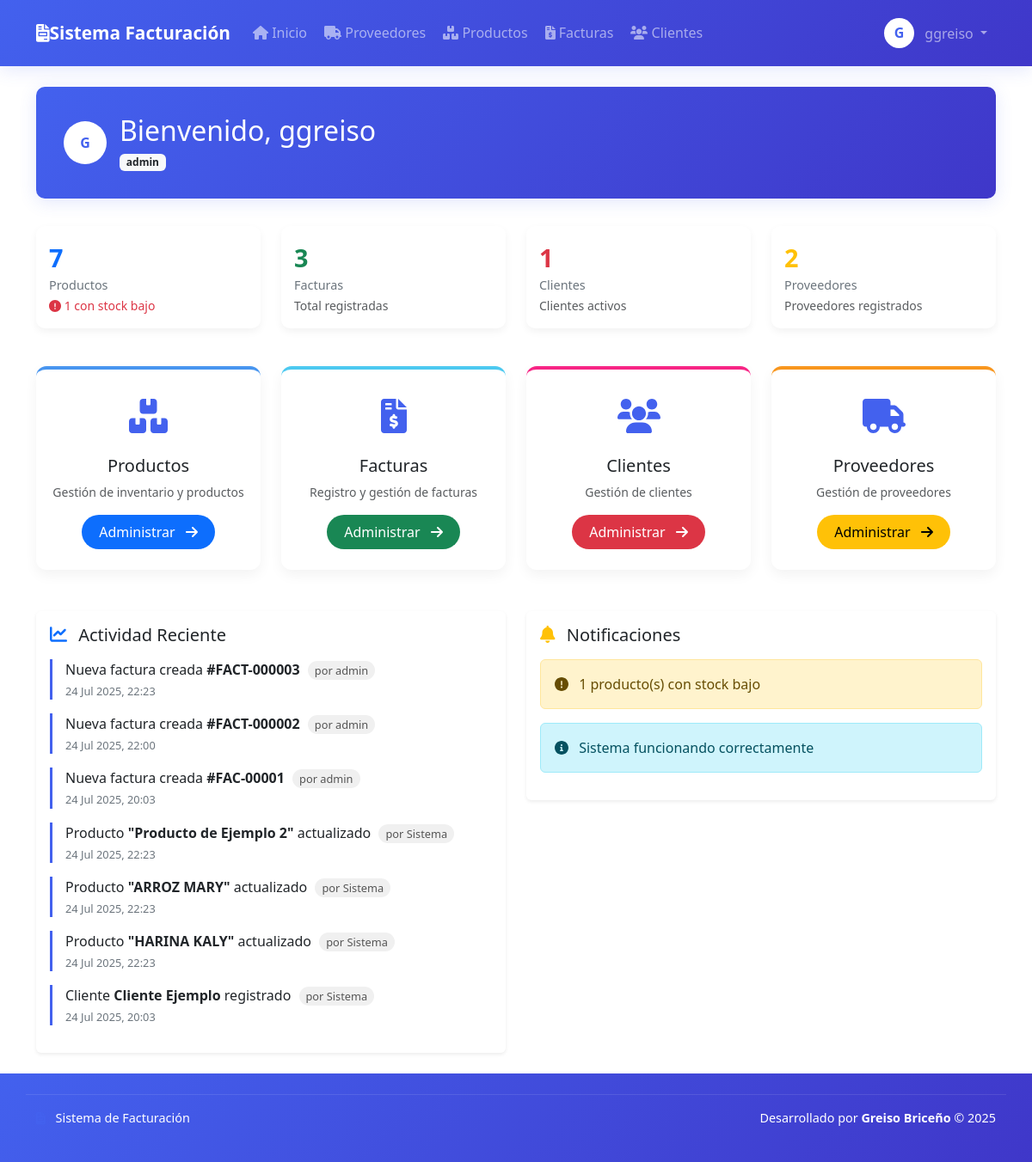
The app's page /dashboard.php (signed in), older data.
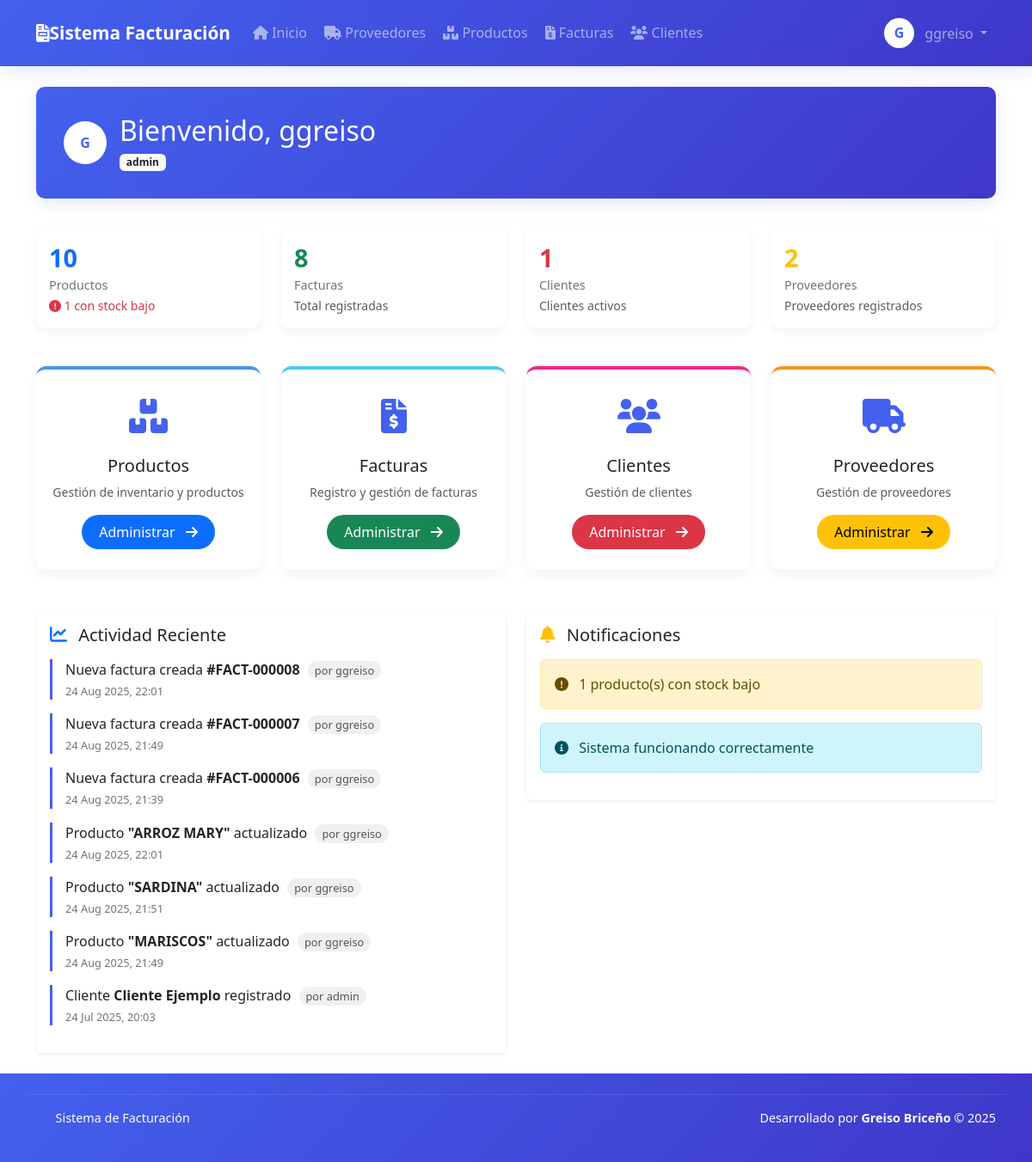
The same page, newer data.
### tables this page shows
CREATE TABLE `invoices` (
  `id` int(11) NOT NULL,
  `invoice_number` varchar(20) NOT NULL,
  `client_id` int(11) NOT NULL,
  `date` date NOT NULL,
  `subtotal` decimal(10,2) NOT NULL,
  `tax` decimal(10,2) NOT NULL,
  `total` decimal(10,2) NOT NULL,
  `user_id` int(11) NOT NULL,
  `updated_by` int(11) DEFAULT NULL,
  `action_type` enum('created','updated','deleted') DEFAULT 'created',
  `status` varchar(20) NOT NULL DEFAULT 'pending',
  `created_at` timestamp NOT NULL DEFAULT CURRENT_TIMESTAMP,
  `updated_at` timestamp NULL DEFAULT NULL ON UPDATE CURRENT_TIMESTAMP
);

CREATE TABLE `users` (
  `id` int(11) NOT NULL,
  `username` varchar(50) NOT NULL,
  `password` varchar(255) NOT NULL,
  `role` varchar(20) NOT NULL DEFAULT 'user',
  `created_at` timestamp NOT NULL DEFAULT CURRENT_TIMESTAMP
);

CREATE TABLE `products` (
  `id` int(11) NOT NULL,
  `code` varchar(50) NOT NULL,
  `description` text NOT NULL,
  `price` decimal(10,2) NOT NULL,
  `cost_price` decimal(10,2) DEFAULT NULL,
  `stock` decimal(10,3) NOT NULL DEFAULT '0.000',
  `stock_min` int(11) NOT NULL DEFAULT '5',
  `provider_id` int(11) DEFAULT NULL,
  `created_at` timestamp NOT NULL DEFAULT CURRENT_TIMESTAMP,
  `updated_at` timestamp NULL DEFAULT NULL ON UPDATE CURRENT_TIMESTAMP,
  `created_by` int(11) DEFAULT NULL,
  `updated_by` int(11) DEFAULT NULL,
  `action_type` enum('created','updated','deleted') DEFAULT 'created',
  `measure_unit` varchar(10) NOT NULL DEFAULT 'unidad',
  `min_stock` decimal(10,3) NOT NULL DEFAULT '5.000'
);

### dashboard.php (the view, shortened to what the changed rows need)
<?php
require_once __DIR__ . '/includes/config.php';
require_once __DIR__ . '/includes/header.php';
$stats = [
    'total_products' => 0,
    'total_invoices' => 0,
    'total_clients' => 0,
    'total_providers' => 0,
    'low_stock_products' => 0
];
$recent_invoices = [];
$recent_products = [];
$recent_clients = [];
if (!isset($conn) || $conn->connect_error) {
    $error_db = "Error de conexión a la base de datos";
} else {
    function executeQuery($conn, $sql) {
        $result = $conn->query($sql);
        return $result;
    }
    $queries = [
        'total_products' => "SELECT COUNT(*) as total FROM products",
        'total_invoices' => "SELECT COUNT(*) as total FROM invoices",
        'total_clients' => "SELECT COUNT(*) as total FROM clients",
        'total_providers' => "SELECT COUNT(*) as total FROM providers",
        'low_stock_products' => "SELECT COUNT(*) as total FROM products WHERE stock < stock_min"
    ];
    foreach ($queries as $key => $sql) {
        $result = executeQuery($conn, $sql);
        if ($result !== false) {
            $stats[$key] = $result->fetch_assoc()['total'];
        }
    }
    $check_invoices_audit = $conn->query("SHOW COLUMNS FROM invoices LIKE 'user_id'");
    $has_invoices_audit = ($check_invoices_audit->num_rows > 0);
    $check_products_audit = $conn->query("SHOW COLUMNS FROM products LIKE 'updated_by'");
    $has_products_audit = ($check_products_audit->num_rows > 0);
    $check_clients_audit = $conn->query("SHOW COLUMNS FROM clients LIKE 'created_by'");
    $has_clients_audit = ($check_clients_audit->num_rows > 0);
    if ($has_invoices_audit) {
        $invoice_query = "SELECT i.invoice_number, i.created_at, u.username as user_name
                         FROM invoices i
                         LEFT JOIN users u ON i.user_id = u.id
                         ORDER BY i.created_at DESC LIMIT 3";
    } else {
        $invoice_query = "SELECT invoice_number, created_at, 'Sistema' as user_name
                         FROM invoices
                         ORDER BY created_at DESC LIMIT 3";
    }
    if ($has_products_audit) {
        $product_query = "SELECT
                            p.description as name,
                            COALESCE(p.updated_at, p.created_at) as action_date,
                            COALESCE(u2.username, u1.username, 'Sistema') as user_name,
                            CASE
                                WHEN p.updated_at IS NOT NULL THEN 'updated'
                                ELSE 'created'
                            END as action_type
                         FROM products p
                         LEFT JOIN users u1 ON p.created_by = u1.id
                         LEFT JOIN users u2 ON p.updated_by = u2.id
                         ORDER BY action_date DESC LIMIT 3";
    }
    if ($has_clients_audit) {
        $client_query = "SELECT
                            c.name,
                            c.created_at,
                            COALESCE(u.username, 'Sistema') as user_name,
                            'created' as action_type
                         FROM clients c
                         LEFT JOIN users u ON c.created_by = u.id
                         ORDER BY c.created_at DESC LIMIT 3";
    }
    $recent_queries = [
        'invoices' => $invoice_query,
        'products' => $product_query,
        'clients' => $client_query
    ];
    foreach ($recent_queries as $key => $sql) {
        $result = executeQuery($conn, $sql);
    }
}
?>
<div class="dashboard-header animate__animated animate__fadeIn">
    <div class="welcome-section">
        <div>
            <h2 class="mb-1">Bienvenido, <?= htmlspecialchars($_SESSION['username']) ?></h2>
        </div>
    </div>
</div>
<div class="row mb-4 animate__animated animate__fadeIn animate__delay-1s">
    <div class="col-md-3">
        <div class="stats-card">
            <div class="stats-value text-primary"><?= $stats['total_products'] ?></div>
            <div class="stats-label">Productos</div>
            <?php if($stats['low_stock_products'] > 0): ?>
                <small class="text-danger"><i class="fas fa-exclamation-circle"></i> <?= $stats['low_stock_products'] ?> con stock bajo</small>
            <?php else: ?>
                <small class="text-success"><i class="fas fa-check-circle"></i> Stock OK</small>
            <?php endif; ?>
        </div>
    </div>
    <div class="col-md-3">
        <div class="stats-card">
            <div class="stats-value text-success"><?= $stats['total_invoices'] ?></div>
            <div class="stats-label">Facturas</div>
            <small class="text-muted">Total registradas</small>
        </div>
    </div>
</div>
<div class="row mt-4 animate__animated animate__fadeIn animate__delay-3s">
    <div class="col-md-6">
        <div class="card border-0 shadow-sm">
            <div class="card-body">
                <div class="mt-3">
                    <?php foreach($recent_invoices as $invoice): ?>
                        <div class="recent-activity-item">
                            <p class="mb-1">
                                Nueva factura creada <strong>#<?= htmlspecialchars($invoice['invoice_number']) ?></strong>
                                <span class="user-badge">por <?= htmlspecialchars($invoice['user_name']) ?></span>
                            </p>
                            <p class="recent-activity-time">
                                <?= date('d M Y, H:i', strtotime($invoice['created_at'])) ?>
                            </p>
                        </div>
                    <?php endforeach; ?>
                    <?php foreach($recent_products as $product):
                        $actionText = ($product['action_type'] == 'updated') ? 'actualizado' : 'agregado';
                    ?>
                        <div class="recent-activity-item">
                            <p class="mb-1">
                                Producto <strong>"<?= htmlspecialchars($product['name']) ?>"</strong> <?= $actionText ?>
                                <span class="user-badge">por <?= htmlspecialchars($product['user_name']) ?></span>
                            </p>
                            <p class="recent-activity-time">
                                <?= date('d M Y, H:i', strtotime($product['action_date'])) ?>
                            </p>
                        </div>
                    <?php endforeach; ?>
                    <?php foreach($recent_clients as $client):
                        $actionText = ($client['action_type'] == 'updated') ? 'actualizado' : 'registrado';
                    ?>
                        <div class="recent-activity-item">
                            <p class="mb-1">
                                Cliente <strong><?= htmlspecialchars($client['name']) ?></strong> <?= $actionText ?>
                                <span class="user-badge">por <?= htmlspecialchars($client['user_name']) ?></span>
                            </p>
                            <p class="recent-activity-time">
                                <?= date('d M Y, H:i', strtotime($client['created_at'])) ?>
                            </p>
                        </div>
                    <?php endforeach; ?>
                </div>
            </div>
        </div>
    </div>
</div>
<?php
require_once __DIR__ . '/includes/footer.php';
?>

Row changes from the older to the newer data that the page shows:
no longer on this page (row edited): invoices: invoice_number "FACT-000003", user.username "admin", created_at "24 Jul 2025, 22:23"
no longer on this page (row edited): invoices: invoice_number "FACT-000002", user.username "admin", created_at "24 Jul 2025, 22:00"
no longer on this page (row edited): invoices: invoice_number "FAC-00001", user.username "admin", created_at "24 Jul 2025, 20:03"
no longer on this page (row edited): products: description "Producto de Ejemplo 2", actionText "actualizado", user_name "Sistema", action_date "24 Jul 2025, 22:23"
no longer on this page (row edited): products: description "HARINA KALY", actionText "actualizado", user_name "Sistema", action_date "24 Jul 2025, 22:23"
added invoices: invoice_number "FACT-000008", user.username "ggreiso", created_at "24 Aug 2025, 22:01"
added invoices: invoice_number "FACT-000007", user.username "ggreiso", created_at "24 Aug 2025, 21:49"
added invoices: invoice_number "FACT-000006", user.username "ggreiso", created_at "24 Aug 2025, 21:39"
changed products "ARROZ MARY": user_name "Sistema" → "ggreiso"; action_date "24 Jul 2025, 22:23" → "24 Aug 2025, 22:01"
added products: description "SARDINA", actionText "actualizado", user_name "ggreiso", action_date "24 Aug 2025, 21:51"
added products: description "MARISCOS", actionText "actualizado", user_name "ggreiso", action_date "24 Aug 2025, 21:49"
Text that changed along with them:
$stats['total_products']: "7" → "10"
$stats['total_invoices']: "3" → "8"
new list line: "Cliente Cliente Ejemplo registrado por admin 24 Jul 2025, 20:03"
list line gone: "Cliente Cliente Ejemplo registrado por Sistema 24 Jul 2025, 20:03"
